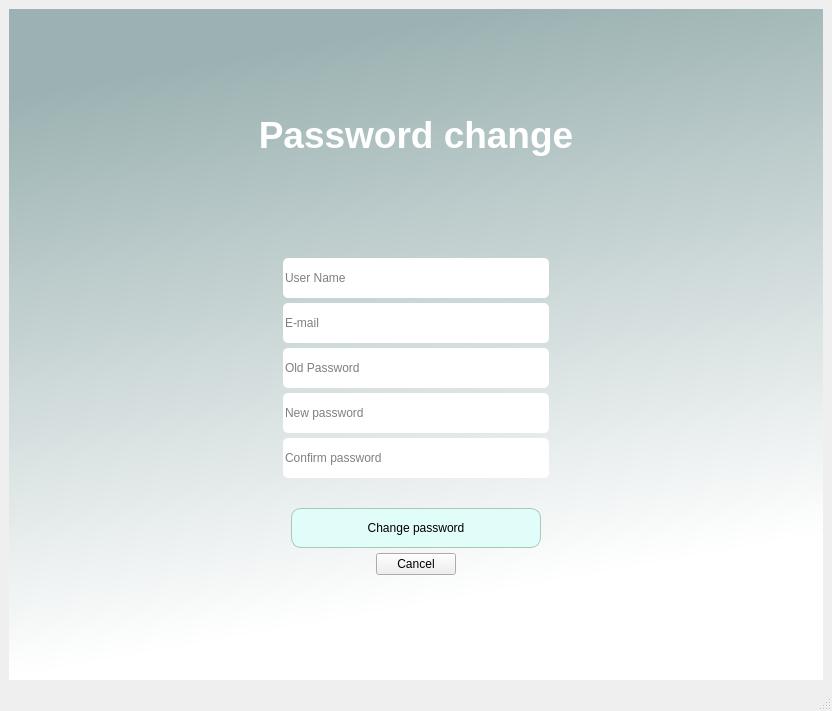
<?xml version="1.0" encoding="UTF-8"?>
<ui version="4.0">
 <class>MainWindow</class>
 <widget class="QMainWindow" name="MainWindow">
  <property name="geometry">
   <rect>
    <x>0</x>
    <y>0</y>
    <width>832</width>
    <height>711</height>
   </rect>
  </property>
  <property name="windowTitle">
   <string>MainWindow</string>
  </property>
  <property name="windowOpacity">
   <double>1.000000000000000</double>
  </property>
  <widget class="QWidget" name="centralwidget">
   <layout class="QHBoxLayout" name="horizontalLayout">
    <item>
     <widget class="QWidget" name="verticalWidget" native="true">
      <property name="styleSheet">
       <string notr="true">QWidget#verticalWidget{
background-color:qlineargradient(spread:pad, x1:0, y1:0, x2:0.207, y2:0.954545, stop:0.132159 rgba(156, 178, 178, 255), stop:1 rgba(255, 255, 255, 255))}</string>
      </property>
      <layout class="QHBoxLayout" name="horizontalLayout_3">
       <property name="spacing">
        <number>5</number>
       </property>
       <item>
        <layout class="QVBoxLayout" name="verticalLayout_2" stretch="0,0,0,0,0,0,0,0,0,0,0,0">
         <property name="spacing">
          <number>5</number>
         </property>
         <item>
          <spacer name="verticalSpacer">
           <property name="orientation">
            <enum>Qt::Vertical</enum>
           </property>
           <property name="sizeHint" stdset="0">
            <size>
             <width>20</width>
             <height>40</height>
            </size>
           </property>
          </spacer>
         </item>
         <item>
          <layout class="QHBoxLayout" name="horizontalLayout_2">
           <item>
            <widget class="QLabel" name="label">
             <property name="text">
              <string>&lt;html&gt;&lt;head/&gt;&lt;body&gt;&lt;p align=&quot;center&quot;&gt;&lt;span style=&quot; font-size:28pt; font-weight:600; color:#ffffff;&quot;&gt;Password change&lt;/span&gt;&lt;/p&gt;&lt;/body&gt;&lt;/html&gt;</string>
             </property>
            </widget>
           </item>
          </layout>
         </item>
         <item>
          <spacer name="verticalSpacer_2">
           <property name="orientation">
            <enum>Qt::Vertical</enum>
           </property>
           <property name="sizeHint" stdset="0">
            <size>
             <width>20</width>
             <height>40</height>
            </size>
           </property>
          </spacer>
         </item>
         <item>
          <layout class="QHBoxLayout" name="horizontalLayout_4">
           <item>
            <spacer name="horizontalSpacer">
             <property name="orientation">
              <enum>Qt::Horizontal</enum>
             </property>
             <property name="sizeHint" stdset="0">
              <size>
               <width>40</width>
               <height>20</height>
              </size>
             </property>
            </spacer>
           </item>
           <item>
            <widget class="QLineEdit" name="user_name_line">
             <property name="minimumSize">
              <size>
               <width>250</width>
               <height>40</height>
              </size>
             </property>
             <property name="toolTip">
              <string/>
             </property>
             <property name="styleSheet">
              <string notr="true">background-color: rgb(255, 255, 255);
border-radius:5px;
</string>
             </property>
             <property name="text">
              <string/>
             </property>
             <property name="frame">
              <bool>false</bool>
             </property>
             <property name="placeholderText">
              <string>User Name</string>
             </property>
            </widget>
           </item>
           <item>
            <spacer name="horizontalSpacer_2">
             <property name="orientation">
              <enum>Qt::Horizontal</enum>
             </property>
             <property name="sizeHint" stdset="0">
              <size>
               <width>40</width>
               <height>20</height>
              </size>
             </property>
            </spacer>
           </item>
          </layout>
         </item>
         <item>
          <layout class="QHBoxLayout" name="horizontalLayout_5">
           <item>
            <spacer name="horizontalSpacer_3">
             <property name="orientation">
              <enum>Qt::Horizontal</enum>
             </property>
             <property name="sizeHint" stdset="0">
              <size>
               <width>40</width>
               <height>20</height>
              </size>
             </property>
            </spacer>
           </item>
           <item>
            <widget class="QLineEdit" name="email_line">
             <property name="minimumSize">
              <size>
               <width>250</width>
               <height>40</height>
              </size>
             </property>
             <property name="toolTip">
              <string/>
             </property>
             <property name="autoFillBackground">
              <bool>false</bool>
             </property>
             <property name="styleSheet">
              <string notr="true">background-color: rgb(255, 255, 255);
border-radius:5px;
</string>
             </property>
             <property name="text">
              <string/>
             </property>
             <property name="frame">
              <bool>false</bool>
             </property>
             <property name="placeholderText">
              <string>E-mail</string>
             </property>
            </widget>
           </item>
           <item>
            <spacer name="horizontalSpacer_4">
             <property name="orientation">
              <enum>Qt::Horizontal</enum>
             </property>
             <property name="sizeHint" stdset="0">
              <size>
               <width>40</width>
               <height>20</height>
              </size>
             </property>
            </spacer>
           </item>
          </layout>
         </item>
         <item>
          <layout class="QHBoxLayout" name="horizontalLayout_6">
           <item>
            <spacer name="horizontalSpacer_5">
             <property name="orientation">
              <enum>Qt::Horizontal</enum>
             </property>
             <property name="sizeHint" stdset="0">
              <size>
               <width>40</width>
               <height>20</height>
              </size>
             </property>
            </spacer>
           </item>
           <item>
            <widget class="QLineEdit" name="password_line">
             <property name="minimumSize">
              <size>
               <width>250</width>
               <height>40</height>
              </size>
             </property>
             <property name="toolTip">
              <string/>
             </property>
             <property name="styleSheet">
              <string notr="true">background-color: rgb(255, 255, 255);
border-radius:5px;
</string>
             </property>
             <property name="text">
              <string/>
             </property>
             <property name="frame">
              <bool>false</bool>
             </property>
             <property name="placeholderText">
              <string>Old Password</string>
             </property>
            </widget>
           </item>
           <item>
            <spacer name="horizontalSpacer_6">
             <property name="orientation">
              <enum>Qt::Horizontal</enum>
             </property>
             <property name="sizeHint" stdset="0">
              <size>
               <width>40</width>
               <height>20</height>
              </size>
             </property>
            </spacer>
           </item>
          </layout>
         </item>
         <item>
          <layout class="QHBoxLayout" name="horizontalLayout_7">
           <item>
            <spacer name="horizontalSpacer_7">
             <property name="orientation">
              <enum>Qt::Horizontal</enum>
             </property>
             <property name="sizeHint" stdset="0">
              <size>
               <width>40</width>
               <height>20</height>
              </size>
             </property>
            </spacer>
           </item>
           <item>
            <widget class="QLineEdit" name="confirm_password_line">
             <property name="minimumSize">
              <size>
               <width>250</width>
               <height>40</height>
              </size>
             </property>
             <property name="toolTip">
              <string/>
             </property>
             <property name="autoFillBackground">
              <bool>false</bool>
             </property>
             <property name="styleSheet">
              <string notr="true">background-color: rgb(255, 255, 255);
border-radius:5px;
</string>
             </property>
             <property name="text">
              <string/>
             </property>
             <property name="frame">
              <bool>false</bool>
             </property>
             <property name="placeholderText">
              <string>New password</string>
             </property>
            </widget>
           </item>
           <item>
            <spacer name="horizontalSpacer_8">
             <property name="orientation">
              <enum>Qt::Horizontal</enum>
             </property>
             <property name="sizeHint" stdset="0">
              <size>
               <width>40</width>
               <height>20</height>
              </size>
             </property>
            </spacer>
           </item>
          </layout>
         </item>
         <item>
          <layout class="QHBoxLayout" name="horizontalLayout_11">
           <item>
            <spacer name="horizontalSpacer_15">
             <property name="orientation">
              <enum>Qt::Horizontal</enum>
             </property>
             <property name="sizeHint" stdset="0">
              <size>
               <width>40</width>
               <height>20</height>
              </size>
             </property>
            </spacer>
           </item>
           <item>
            <widget class="QLineEdit" name="lineEdit">
             <property name="minimumSize">
              <size>
               <width>250</width>
               <height>40</height>
              </size>
             </property>
             <property name="styleSheet">
              <string notr="true">background-color: rgb(255, 255, 255);
border-radius:5px;
</string>
             </property>
             <property name="placeholderText">
              <string>Confirm password</string>
             </property>
            </widget>
           </item>
           <item>
            <spacer name="horizontalSpacer_16">
             <property name="orientation">
              <enum>Qt::Horizontal</enum>
             </property>
             <property name="sizeHint" stdset="0">
              <size>
               <width>40</width>
               <height>20</height>
              </size>
             </property>
            </spacer>
           </item>
          </layout>
         </item>
         <item>
          <layout class="QHBoxLayout" name="horizontalLayout_8">
           <item>
            <spacer name="horizontalSpacer_9">
             <property name="orientation">
              <enum>Qt::Horizontal</enum>
             </property>
             <property name="sizeHint" stdset="0">
              <size>
               <width>40</width>
               <height>20</height>
              </size>
             </property>
            </spacer>
           </item>
           <item>
            <widget class="QLabel" name="create_user_label">
             <property name="minimumSize">
              <size>
               <width>250</width>
               <height>15</height>
              </size>
             </property>
             <property name="maximumSize">
              <size>
               <width>16777215</width>
               <height>15</height>
              </size>
             </property>
             <property name="font">
              <font>
               <pointsize>7</pointsize>
               <italic>true</italic>
              </font>
             </property>
             <property name="text">
              <string/>
             </property>
            </widget>
           </item>
           <item>
            <spacer name="horizontalSpacer_10">
             <property name="orientation">
              <enum>Qt::Horizontal</enum>
             </property>
             <property name="sizeHint" stdset="0">
              <size>
               <width>40</width>
               <height>20</height>
              </size>
             </property>
            </spacer>
           </item>
          </layout>
         </item>
         <item>
          <layout class="QHBoxLayout" name="horizontalLayout_9">
           <item>
            <spacer name="horizontalSpacer_11">
             <property name="orientation">
              <enum>Qt::Horizontal</enum>
             </property>
             <property name="sizeHint" stdset="0">
              <size>
               <width>40</width>
               <height>20</height>
              </size>
             </property>
            </spacer>
           </item>
           <item>
            <widget class="QPushButton" name="chgpasswd_button">
             <property name="minimumSize">
              <size>
               <width>250</width>
               <height>40</height>
              </size>
             </property>
             <property name="cursor">
              <cursorShape>PointingHandCursor</cursorShape>
             </property>
             <property name="mouseTracking">
              <bool>false</bool>
             </property>
             <property name="styleSheet">
              <string notr="true">QPushButton {
	border-radius:10px;
	border: 1px solid rgb(172, 198, 181);
	background-color:rgb(224, 253, 249);
}

QPushButton:hover{
	background-color:rgb(221, 255, 233)
}

QPushButton:pressed{
	background-color:rgb(139, 188, 182)
}</string>
             </property>
             <property name="text">
              <string>Change password</string>
             </property>
            </widget>
           </item>
           <item>
            <spacer name="horizontalSpacer_12">
             <property name="orientation">
              <enum>Qt::Horizontal</enum>
             </property>
             <property name="sizeHint" stdset="0">
              <size>
               <width>40</width>
               <height>20</height>
              </size>
             </property>
            </spacer>
           </item>
          </layout>
         </item>
         <item>
          <layout class="QHBoxLayout" name="horizontalLayout_10">
           <item>
            <spacer name="horizontalSpacer_13">
             <property name="orientation">
              <enum>Qt::Horizontal</enum>
             </property>
             <property name="sizeHint" stdset="0">
              <size>
               <width>40</width>
               <height>20</height>
              </size>
             </property>
            </spacer>
           </item>
           <item>
            <widget class="QPushButton" name="cancel_button">
             <property name="text">
              <string>Cancel</string>
             </property>
             <property name="autoDefault">
              <bool>true</bool>
             </property>
            </widget>
           </item>
           <item>
            <spacer name="horizontalSpacer_14">
             <property name="orientation">
              <enum>Qt::Horizontal</enum>
             </property>
             <property name="sizeHint" stdset="0">
              <size>
               <width>40</width>
               <height>20</height>
              </size>
             </property>
            </spacer>
           </item>
          </layout>
         </item>
         <item>
          <spacer name="verticalSpacer_3">
           <property name="orientation">
            <enum>Qt::Vertical</enum>
           </property>
           <property name="sizeHint" stdset="0">
            <size>
             <width>20</width>
             <height>40</height>
            </size>
           </property>
          </spacer>
         </item>
        </layout>
       </item>
      </layout>
     </widget>
    </item>
   </layout>
  </widget>
  <widget class="QMenuBar" name="menubar">
   <property name="geometry">
    <rect>
     <x>0</x>
     <y>0</y>
     <width>832</width>
     <height>26</height>
    </rect>
   </property>
  </widget>
  <widget class="QStatusBar" name="statusbar"/>
 </widget>
 <resources/>
 <connections/>
</ui>
